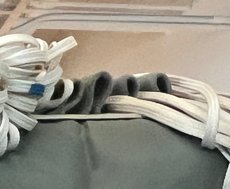
#> input picture Yolo_detect/raw_dataset-formatted/image_002.png, 230 x 189 px
$ python -i prepare_yolo_with_aug.py   (imports and definitions only)
#> lines starting #> are read from the running program, lines starting #| are printed output that depends on the picture
#> further down, picture is the input picture: shape (189, 230, 3); mean B, G, R 133.4, 146, 150.2
"""
将 raw_dataset-formatted 中的 PNG+LabelMe JSON:
1) 转换为: 原始图像 + YOLO TXT 标注 (不划分 Train/Val)
2) 生成: 近似 train_yolov8.py(232-244) 的离线数据增强版本 + 对应 YOLO TXT

说明:
- 训练脚本里的 mosaic/mixup 属于多图/混合的在线增强，这里提供单图增强近似: 旋转(degrees)、平移(translate)、缩放(scale)、剪切(shear)、水平翻转(fliplr)、颜色HSV。
- 如确需离线导出 mosaic/mixup，我可以在此脚本基础上继续扩展。

使用方法:
    python prepare_yolo_with_aug.py

输出:
- dataset_yolo_all/    # 原始图像 + YOLO 标注
  - images/
  - labels/
- dataset_yolo_aug/    # 增强图像 + YOLO 标注
  - images/
  - labels/
"""
from pathlib import Path
from typing import Dict, List, Tuple
import json
import random
import shutil

import numpy as np
import cv2


# 输入与输出目录
RAW_DIR = Path('raw_dataset-formatted')
OUT_ORIG = Path('dataset_yolo_all')
# 合并输出到同一文件夹
OUT_AUG = OUT_ORIG

# 增强参数(与 train_yolov8.py(232-244) 近似)
DEGREES = 15.0          # 旋转角度范围 ±DEGREES
TRANSLATE = 0.10        # 平移比例范围 ±TRANSLATE
SCALE_GAIN = 0.50       # 缩放幅度: [1-SCALE_GAIN, 1+SCALE_GAIN]
SHEAR = 2.0             # 剪切角度范围 ±SHEAR
FLIP_LR_P = 0.5         # 水平翻转概率(对应 fliplr=0.5)
HSV_H = 0.015           # 与 YOLO 类似: 约等于 ±(0.015*360°) ≈ ±5.4°
HSV_S = 0.7             # 饱和度缩放范围 [1-0.7, 1+0.7]
HSV_V = 0.5             # 亮度缩放范围 [1-0.4, 1+0.4]

# 每张图生成多少张增强图
AUG_PER_IMAGE = 2

# 追加离线 Mosaic & CutMix 设置
NUM_EXTRA = 50          # 额外生成的样本数量上限
MOSAIC_PROB = 0.5       # 生成时使用 Mosaic 的概率(否则 CutMix)
MOSAIC_SIZE = 640       # 离线 Mosaic 输出尺寸
AREA_FRAC_MIN = 0.1     # 保留框的最小面积占比阈值


def ensure_dirs(root: Path) -> None:
    (root / 'images').mkdir(parents=True, exist_ok=True)
    (root / 'labels').mkdir(parents=True, exist_ok=True)


# [22 lines left out: functions list_pairs, collect_class_names, not called in this run]


def clamp(v: float, lo: float, hi: float) -> float:
    return max(lo, min(hi, v))


# [87 lines left out: functions points_to_bbox, xyxy_to_yolo, parse_labelme_boxes, save_yolo_labels, yolo_to_xyxy, load_yolo_boxes, not called in this run]


def box_area(x1: float, y1: float, x2: float, y2: float) -> float:
    return max(0.0, x2 - x1) * max(0.0, y2 - y1)


# [138 lines left out: functions clip_box, rect_intersection, list_all_images_labels, create_mosaic_sample, create_cutmix_sample, not called in this run]

def random_hsv(image_bgr: np.ndarray) -> np.ndarray:
    """近似 YOLO hsv_h/s/v 的随机颜色增强"""
    hsv = cv2.cvtColor(image_bgr, cv2.COLOR_BGR2HSV).astype(np.float32)
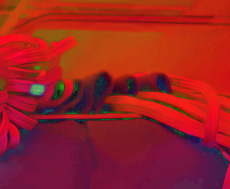
#> hsv: shape (189, 230, 3) float32; mean B, G, R 35, 33, 153
    h, s, v = cv2.split(hsv)
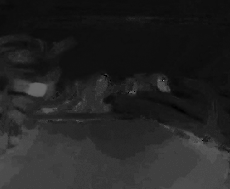
#> h: shape (189, 230) float32; min 0, max 150, mean 35
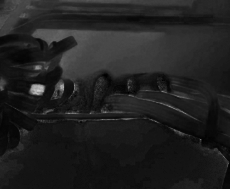
#> s: shape (189, 230) float32; min 0, max 205, mean 33
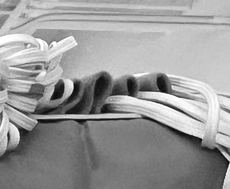
#> v: shape (189, 230) float32; min 9, max 255, mean 153

    # H: OpenCV 取值[0,179], 将 ±(0.015*360)=±5.4° 映射为单位≈±3
    h_shift = random.uniform(-HSV_H, HSV_H) * 360.0 / 2.0  # 角度→OpenCV单位
    h = (h + h_shift) % 180.0

    # S/V: 乘法缩放
    s_scale = random.uniform(1.0 - HSV_S, 1.0 + HSV_S)
    v_scale = random.uniform(1.0 - HSV_V, 1.0 + HSV_V)
    s = np.clip(s * s_scale, 0, 255)
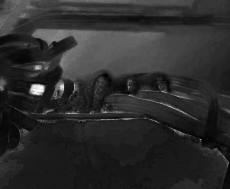
#> s: shape (189, 230) float32; min 0, max 255, mean 45
    v = np.clip(v * v_scale, 0, 255)

    hsv = cv2.merge([h, s, v]).astype(np.uint8)
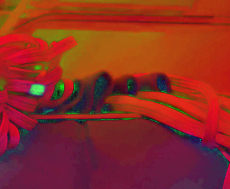
#> hsv: shape (189, 230, 3); mean B, G, R 36, 44.5, 140.4
    return cv2.cvtColor(hsv, cv2.COLOR_HSV2BGR)
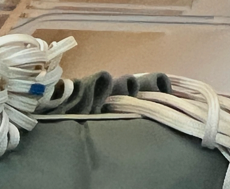
#> returned value: shape (189, 230, 3); mean B, G, R 115.7, 132.1, 136.6


# [216 lines left out: functions build_affine_matrix, transform_bboxes_xyxy, maybe_flip_lr, process_one_pair, generate_extra_samples, main, not called in this run]


# [2 lines not run here, left out]

>>> import cv2
>>> picture = cv2.imread('raw_dataset-formatted/image_002.png')
>>> result = random_hsv(picture)

$ run again, on Yolo_detect/raw_dataset-formatted/image_018.png
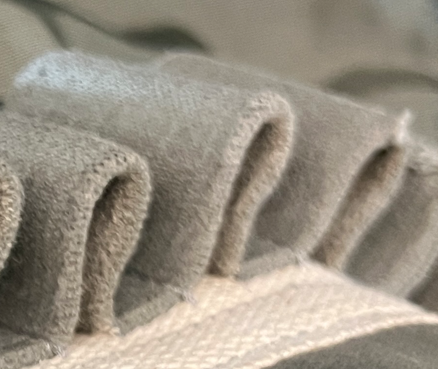
#> input picture Yolo_detect/raw_dataset-formatted/image_018.png, 438 x 369 px
#> picture is the input picture: shape (369, 438, 3); mean B, G, R 131.5, 145.4, 153.8
#> in random_hsv, `hsv = cv2.merge([h, s, v]).astype(np.uint8)`:
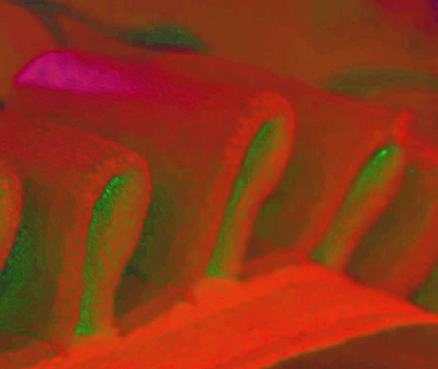
#> hsv: shape (369, 438, 3); mean B, G, R 22, 52.6, 141.3
#> in random_hsv, `return cv2.cvtColor(hsv, cv2.COLOR_HSV2BGR)`:
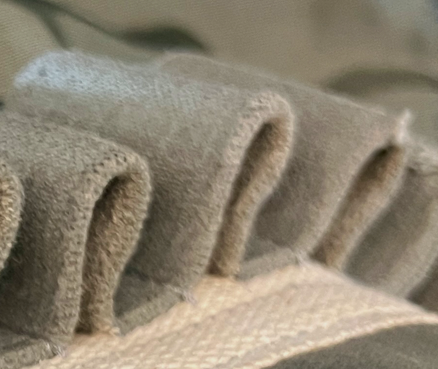
#> returned value: shape (369, 438, 3); mean B, G, R 113, 131.1, 141

$ run again, on Yolo_detect/raw_dataset-formatted/image_019.png
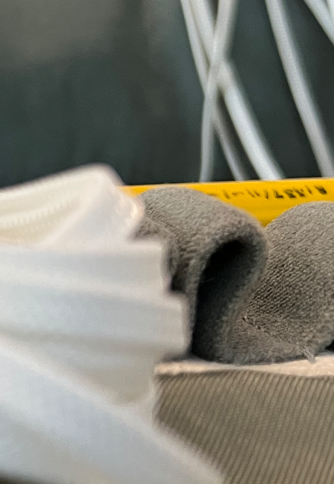
#> input picture Yolo_detect/raw_dataset-formatted/image_019.png, 334 x 484 px
#> picture is the input picture: shape (484, 334, 3); mean B, G, R 115.7, 127.4, 128.9
#> in random_hsv, `hsv = cv2.merge([h, s, v]).astype(np.uint8)`:
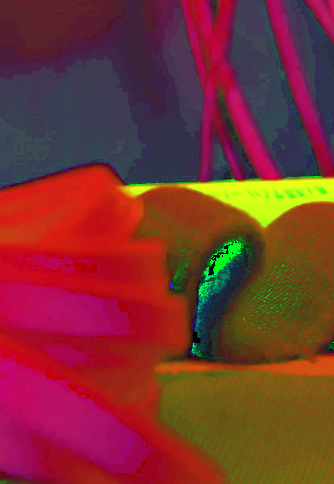
#> hsv: shape (484, 334, 3); mean B, G, R 48.7, 50.8, 121.7
#> in random_hsv, `return cv2.cvtColor(hsv, cv2.COLOR_HSV2BGR)`:
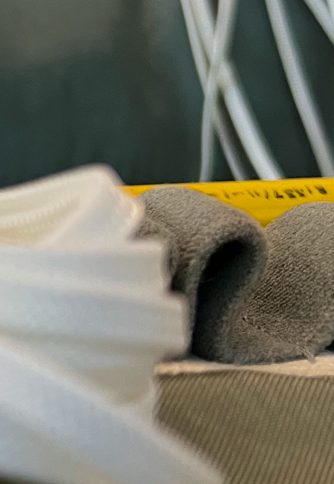
#> returned value: shape (484, 334, 3); mean B, G, R 101.8, 115.7, 116.6

$ run again, on Yolo_detect/raw_dataset-formatted/image_020.png
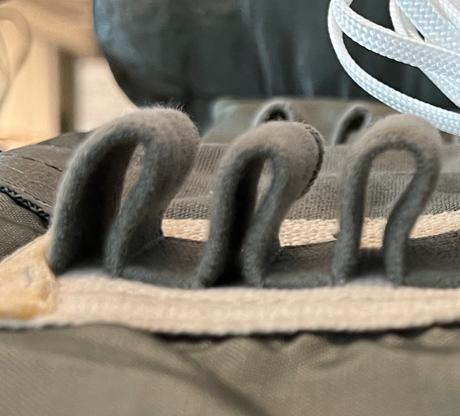
#> input picture Yolo_detect/raw_dataset-formatted/image_020.png, 460 x 416 px
#> picture is the input picture: shape (416, 460, 3); mean B, G, R 107.7, 121.5, 128.1
#> in random_hsv, `return cv2.cvtColor(hsv, cv2.COLOR_HSV2BGR)`:
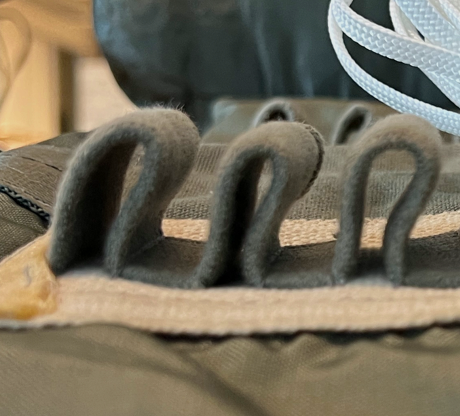
#> returned value: shape (416, 460, 3); mean B, G, R 91, 108.9, 116.4
